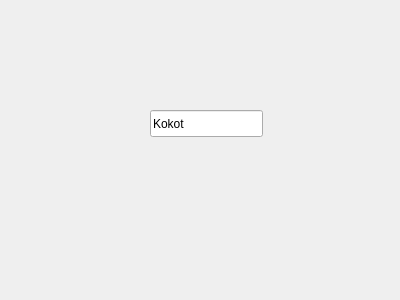
<?xml version="1.0" encoding="UTF-8"?>
<ui version="4.0">
 <class>Widget</class>
 <widget class="QWidget" name="Widget">
  <property name="geometry">
   <rect>
    <x>0</x>
    <y>0</y>
    <width>400</width>
    <height>300</height>
   </rect>
  </property>
  <property name="windowTitle">
   <string>Widget</string>
  </property>
  <widget class="QLineEdit" name="lineEdit">
   <property name="geometry">
    <rect>
     <x>150</x>
     <y>110</y>
     <width>113</width>
     <height>27</height>
    </rect>
   </property>
   <property name="text">
    <string>Kokot</string>
   </property>
  </widget>
 </widget>
 <layoutdefault spacing="6" margin="11"/>
 <resources/>
 <connections/>
</ui>
